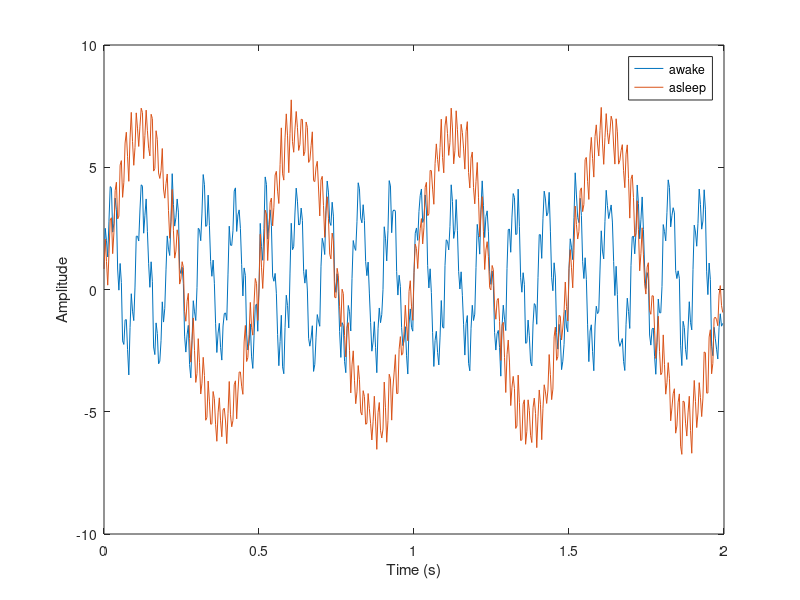
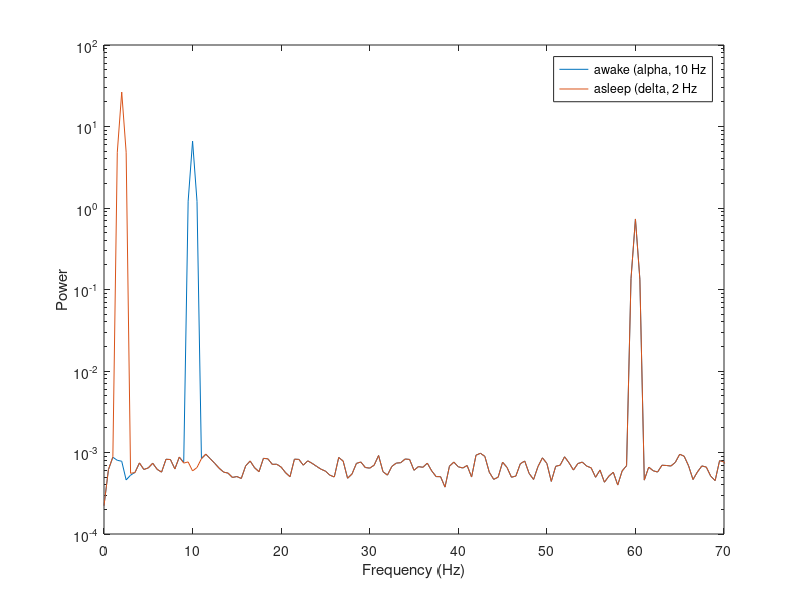

The MATLAB source for these figures, in order:
rng(0)
sr = 250;
t = 0:1/sr:30-1/sr;
noise = rand(size(t));
wallPower = sin(2*pi*60*t);

figure
awake = 3*sin(2*pi*10*t) + noise + wallPower;
asleep = 6*sin(2*pi*2*t) + noise + wallPower;

plot(t(1:500), awake(1:500)); hold on
plot(t(1:500), asleep(1:500))
xlabel("Time (s)");
ylabel("Amplitude")
legend("awake","asleep")

[pA, f] = pwelch(awake,2*sr,[],[],sr);
[pS,~] = pwelch(asleep, 2*sr,[],[],sr);

figure
semilogy(f,pA); hold on
semilogy(f,pS)
xlim([0 70])
xlabel("Frequency (Hz)")
ylabel("Power")
legend("awake (alpha, 10 Hz", "asleep (delta, 2 Hz")
